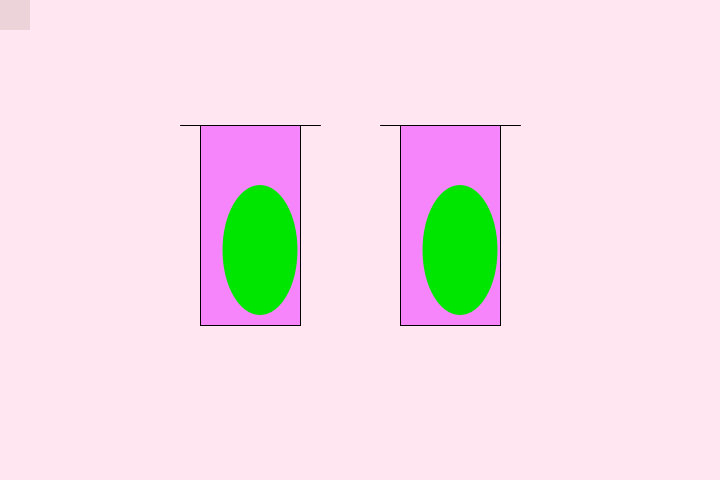
Frame 1 (no input)
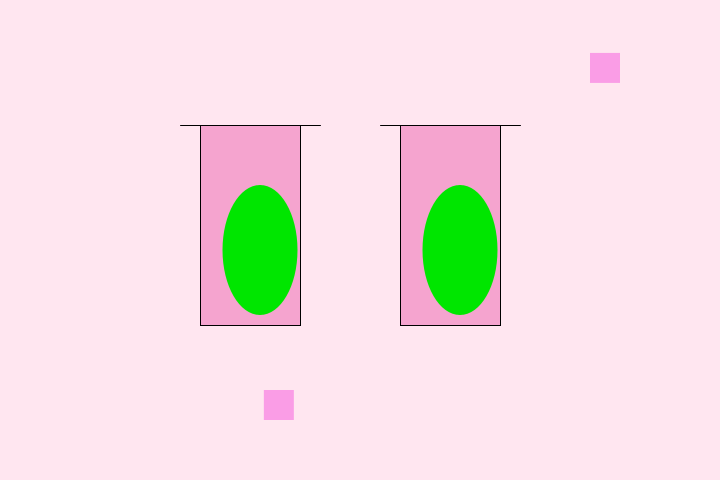
Frame 60 (the mouse pressed at the canvas centre just before this capture)
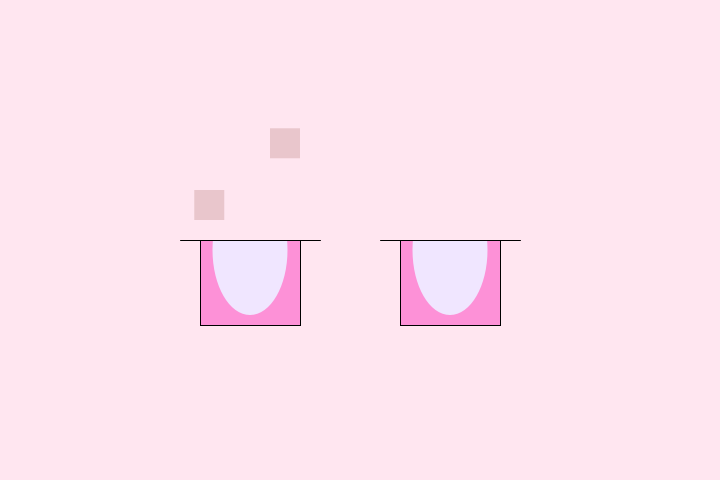
Frame 120 (the mouse held since frame 60 and released just before this capture)

The Processing sketch that drew these frames (run headless with seeded random() and noise(); from frame 60 on, the mouse is pressed at the canvas centre):

// Processing sketch: processing_137386
// ── processing_137386.pde

float rectX;
float xspeed = 10;
float rectY;
float yspeed = 10;

void setup(){
  size(720, 480);
  smooth();
  rectY = 0;
}

void draw(){
  background(255, 230, 240);
  stroke(0);
  fill(255);
  
 //eyeball
  fill(random(230,255), random(100, 230), random(200, 255));
  rect(200, 125, 100, 200);
  rect(400, 125, 100, 200);
  
 //pupil
 if (mouseY < 125){
  noStroke();
  fill(mouseY, 230, mouseX);
  ellipse(260, 250, 75, 130);
  ellipse(460, 250, 75, 130);
 }
 
 else if ((mouseY > 125) && (mouseY < 250)){
  noStroke();
  fill(mouseY, 230, mouseX);
  ellipse(250, 250, 75, 130);
  ellipse(450, 250, 75, 130);
 }
 
 else if (mouseY > 250){
  noStroke();
  fill(mouseY, 230, mouseX);
  ellipse(240, 250, 75, 130);
  ellipse(440, 250, 75, 130);
 }
  
 //eyelid
  if ((mouseY > 125) && (mouseY < 325)){
    fill(255, 230, 240);
    noStroke();
    rect(195, mouseY-250, 110, 250);
    rect(395, mouseY-250, 505, 250);
    stroke(0);
    line(180, mouseY, 320, mouseY); 
    line(380, mouseY, 520, mouseY);
  }
  
  else if (mouseY >= 325){
    noStroke();
    fill(255, 230, 240);
    rect(195, 120, 320, 325);
    rect(395, 120, 520, 325);
    stroke(0);
    line(180, 325, 320, 325);
    line(380, 325, 520, 325);
  }
  
  else if (mouseY <= 125){
    stroke(0);
    line(180, 125, 320, 125);
    line(380, 125, 520, 125);
  }
  
  if (keyPressed){
   if (key == 'a'){
    noStroke();
    fill(255, 230, 240);
    rect(180, 120, 150, 325);
    stroke(0);
    line(180, 325, 320, 325);
   }
  }
  
  //bouncing bar
  fill(random(230,255), random(100, 230), random(200, 255));
  noStroke();
  rect(rectX, random(rectY), 30, 30);
  rect(random(rectX), rectY, 30, 30);
   rectX = rectX + xspeed;
   rectY = rectY + yspeed;
  
if((rectX > width) || (rectX < 0)){
    xspeed = xspeed * -1;
  }
  
if((rectY > height) || (rectY < 0)){
    yspeed = yspeed * -1;
  }
    
  
}
